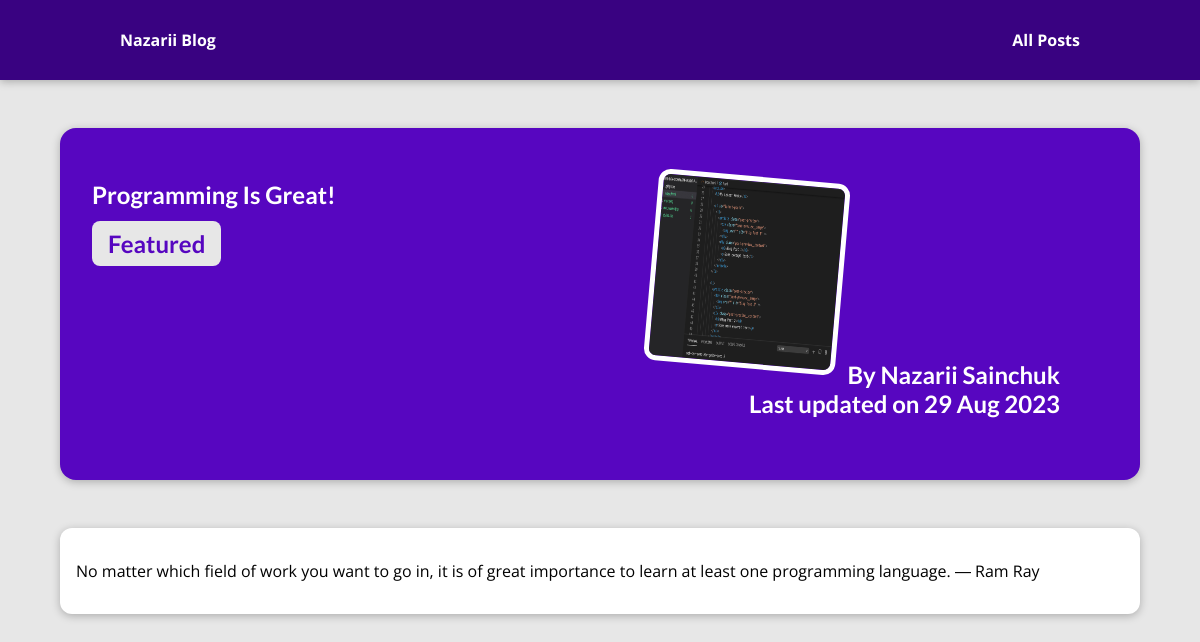
Page /posts/programming on the committed database.
### blog/models.py (models this page shows, shortened)
class Post(models.Model):
    title = models.CharField(max_length = 150)
    excerpt = models.CharField(max_length = 200)
    image_name = models.CharField(max_length = 100)
    date = models.DateField(auto_now=True)
    slug = models.SlugField(unique=True, db_index=True)
    content = models.TextField(validators=[MinLengthValidator(10)])
    author = models.ForeignKey(
        Author, on_delete=models.SET_NULL, null=True, related_name="posts")
    tags = models.ManyToManyField(Tag)

class Tag(models.Model):
    caption = models.CharField(max_length=25)

class Author(models.Model):
    first_name = models.CharField(max_length = 100)
    last_name = models.CharField(max_length = 100)
    e_mail = models.EmailField()
    def full_name(self):
        return f"{self.first_name} {self.last_name}"
    def __str__(self):
        return self.full_name()

### blog/views.py (the view)
# urls.py: path("posts/<slug:slug>", views.post_detail,
def post_detail(request, slug):
  identefied_post = get_object_or_404(Post, slug=slug)
  return render(request, "blog/post-detail.html", {
    "post": identefied_post,
    "post_tags": identefied_post.tags.all()
  })

### blog/templates/blog/post-detail.html (shortened to what this page needs)
{% extends "base.html" %}
{% load static %}
{% block css_files %}
    <link rel="stylesheet" href="{% static "blog/post-detail.css" %}">
{% endblock css_files %}
{% block content %}
    <section id="summary">
        <h2>{{post.title}}<h2>
        <div>
            {% for tag in post_tags %}
                <span class="tag">{{tag.caption}}</span>
            {% endfor %}
        </div>
        <article>
            <img src="{% static "blog/images/"|add:post.image_name %}" alt="{{post.title}}">
            <adress>By <a href="mailto:{{ post.author.e_mail }}">{{post.author|title}}</a></adress>
            <div>
                Last updated on <time>{{post.date|date:"d M Y"}}</time>
            </div>
        </article>
    </section>
    <main>
        {{post.content|linebreaks}}
    </main>
{% endblock content %}

### static/app.css (style rules this page uses)
* { box-sizing: border-box; }
html { font-family: 'Open Sans', 'Lato', sans-serif; }
body { margin: 0; }
h1, h2, h3 { font-family: 'Lato', sans-serif; font-weight: bold; }

### blog/static/blog/post-detail.css (style rules this page uses)
body { background-color: #e7e7e7; }
#summary { margin: 8rem auto 3rem auto; padding: 2rem; width: 90%; max-width: 90rem; border-radius: 16px; background-color: #5706c0; position: relative; box-shadow: 0 2px 8px rgba(0, 0, 0, 0.25); height: 22rem; }
#summary h2 { color: white; font-size: 1.5rem; margin-bottom: 0.25rem; }
#summary article { position: absolute; top: 2rem; right: 3rem; padding: 1rem 2rem; border-radius: 12px; text-align: right; color: white; }
#summary article img { width: 12rem; height: 12rem; border-radius: 12px; transform: rotateZ(5deg); border: 5px solid white; margin-bottom: 1rem; }
#summary a { color: white; text-decoration: none; }
#summary time { font-weight: bold; }
main { width: 90%; max-width: 90rem; margin: 3rem auto; background-color: white; padding: 1rem; border-radius: 12px; box-shadow: 0 2px 8px rgba(0, 0, 0, 0.25); }
.tag { background-color: #e7e7e7; color: #5706c0; padding: 0.5rem 1rem; border-radius: 8px; }

### rows in the picture
Post: title "Programming Is Great!", image_name (picture), author "Nazarii Sainchuk", date "29 Aug 2023", content "No matter which field of work you want to go in, it is of great importance to learn at least one programming language. ― Ram Ray"
Tag: caption "Featured"
